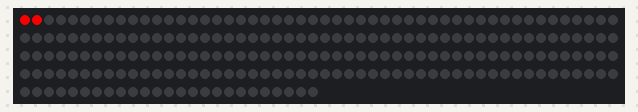
Simulated run of this sketch. Board: Arduino Uno, built with avr-gcc and run on an emulated ATmega328P. On the bench: 225 RGB LEDs in strip order, left to right, continuing on the next row. The strip is taken to match the declared colour order; what the sketch prints to the serial monitor is not drawn.

Above: at 3.08 s.
At 7.68 s:
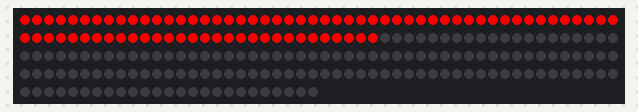
At 12.29 s:
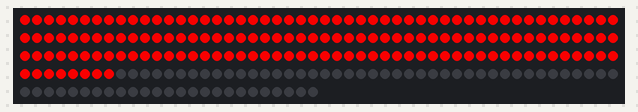
At 21.49 s:
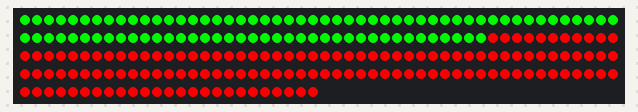
At 29.53 s:
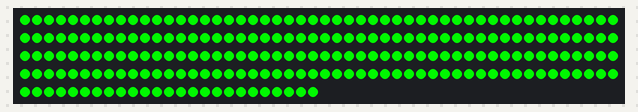
At 39.92 s:
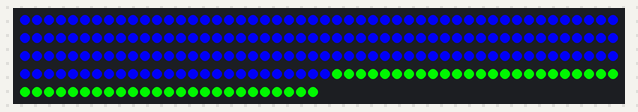

The sketch:

LEDs_Bedroom.ino
```cpp
/************************************************************************/
/*                               INCLUDES                               */
/************************************************************************/
#include <Adafruit_NeoPixel.h>
#include <EEPROM.h>
/************************************************************************/
/*                                                                      */
/************************************************************************/

/************************************************************************/
/*                             DEFINITIONS                              */
/************************************************************************/
// If DEBUG is defined (uncommented)the arduino will do a RGB loop through every LED_GROUP
#define DEBUG

#define LEDSTRIP_PIN          5
#define NUMPIXELS             225
#define BRIGHTNESS            230
/************************************************************************/
/*                                                                      */
/************************************************************************/

/************************************************************************/
/*                               GLOBAL VARIABLES                       */
/************************************************************************/
Adafruit_NeoPixel led_strip;
//Adafruit_NeoPixel pixels = Adafruit_NeoPixel(NUMPIXELS, LEDSTRIP_PIN, NEO_GRB + NEO_KHZ800);

char inChar = 0;
const int led = 2;
String inputString = "";         // a String to hold incoming data from serial terminal
boolean stringComplete = false;  // whether the string is complete


bool ledState = false;

uint8_t brightness = BRIGHTNESS;
char cBrightness[4];
uint32_t color = led_strip.Color(255, 240, 0);
char cColor[14];
/************************************************************************/
/*                                                                      */
/************************************************************************/

/************************************************************************/
/*                             PROTOTYPES                               */
/************************************************************************/
void ClearLEDstrips(void);
void setColor(uint32_t _color);
void ColorWipe(uint32_t color, int delayTime);
uint32_t Wheel(byte WheelPos);
/************************************************************************/
/*                                                                      */
/************************************************************************/

void setup()
{
  // Serial communication setup
  Serial.begin(115200);

  // Startup delay to let power supply stabilize
  delay(3000);

  //Setup of the LED strip
  led_strip = Adafruit_NeoPixel(NUMPIXELS, LEDSTRIP_PIN, NEO_RGB  + NEO_KHZ800);
  led_strip.setBrightness(BRIGHTNESS);
  // Clear
  led_strip.begin();
  led_strip.show();

  #ifdef DEBUG
  Serial.println("Debug mode active!");
  #endif

  Serial.println("Initialization done!");
}

void loop() {
#ifndef DEBUG

#else
  // Debug loop for testing RGBW
  ColorWipe(led_strip.Color(255, 0, 0), 50); // Red
  ColorWipe(led_strip.Color(0, 255, 0), 50); // Green
  ColorWipe(led_strip.Color(0, 0, 255), 50); // Blue
  ColorWipe(led_strip.Color(0, 0, 0, 255), 50); // White
#endif
}


void ClearLEDstrips()
{
  led_strip.clear();
  led_strip.show();
}

void setColor(uint32_t _color)
{
  for(uint16_t i = 0; i < led_strip.numPixels(); i++)
  {
    led_strip.setPixelColor(i, _color);
  }
  led_strip.show();
}

void ColorWipe(uint32_t c, int wait)
{
  for (uint16_t i = 0; i < led_strip.numPixels(); i++)
  {
    led_strip.setPixelColor(i, c);
    led_strip.show();
    delay(wait);
  }
}

uint32_t Wheel(byte WheelPos)
{
  WheelPos = 255 - WheelPos;
  if(WheelPos < 85) {
    return led_strip.Color(255 - WheelPos * 3, 0, WheelPos * 3,0);
  }
  if(WheelPos < 170) {
    WheelPos -= 85;
    return led_strip.Color(0, WheelPos * 3, 255 - WheelPos * 3,0);
  }
  WheelPos -= 170;
  return led_strip.Color(WheelPos * 3, 255 - WheelPos * 3, 0,0);
}
```
